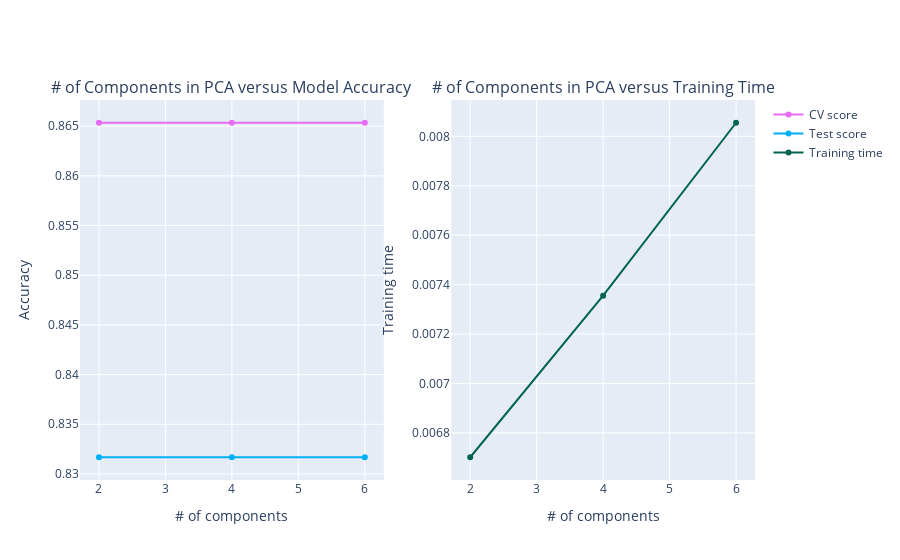

Notebook cell for this chart:
### Markdown cell above
**6. 2. 1. # of Components in PCA versus Model Accuracy/Training Time**

### Code cell
PCA_curves(PCA_cv_score,PCA_test_score,PCA_cv_training_time)

### Figure 1 — Plotly figure (JSON) as saved in the notebook; plotly's stock layout.template omitted (floating-point values rounded to 4 significant figures)
{"data": [{"line": {"color": "rgb(231,107,243)", "width": 2}, "name": "CV score", "type": "scatter", "x": [2, 4, 6], "xaxis": "x", "y": [0.8653, 0.8653, 0.8653], "yaxis": "y"}, {"line": {"color": "rgb(0,176,246)", "width": 2}, "name": "Test score", "type": "scatter", "x": [2, 4, 6], "xaxis": "x", "y": [0.8317, 0.8317, 0.8317], "yaxis": "y"}, {"line": {"color": "rgb(0,100,80)", "width": 2}, "name": "Training time", "type": "scatter", "x": [2, 4, 6], "xaxis": "x2", "y": [0.006701, 0.007355, 0.008055], "yaxis": "y2"}], "layout": {"annotations": [{"font": {"size": 16}, "showarrow": false, "text": "# of Components in PCA versus Model Accuracy", "x": 0.225, "xanchor": "center", "xref": "paper", "y": 1, "yanchor": "bottom", "yref": "paper"}, {"font": {"size": 16}, "showarrow": false, "text": "# of Components in PCA versus Training Time", "x": 0.775, "xanchor": "center", "xref": "paper", "y": 1, "yanchor": "bottom", "yref": "paper"}], "xaxis": {"anchor": "y", "domain": [0, 0.45], "title": {"text": "# of components"}}, "xaxis2": {"anchor": "y2", "domain": [0.55, 1], "title": {"text": "# of components"}}, "yaxis": {"anchor": "x", "domain": [0, 1], "title": {"text": "Accuracy"}}, "yaxis2": {"anchor": "x2", "domain": [0, 1], "title": {"text": "Training time"}}}}
